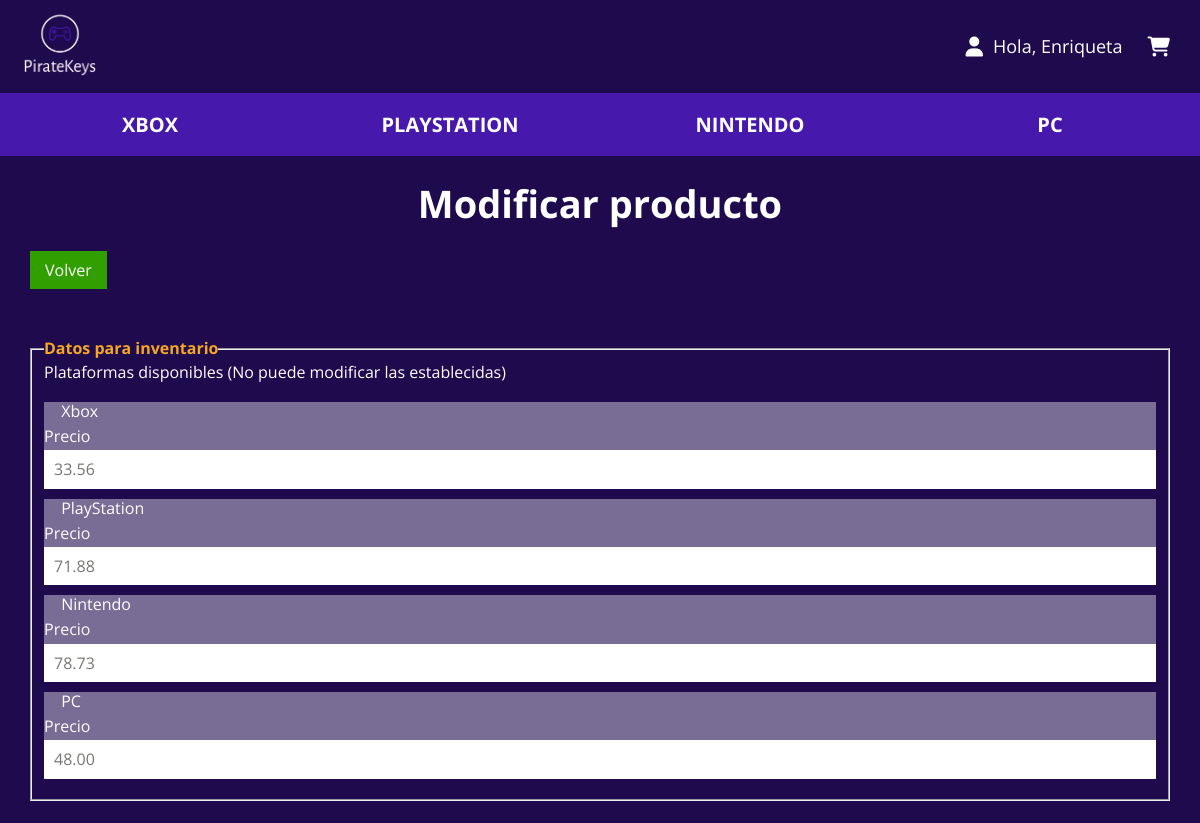
Page /modificar.php?idVideojuego=2 (signed in, upper part) on the earlier database version.
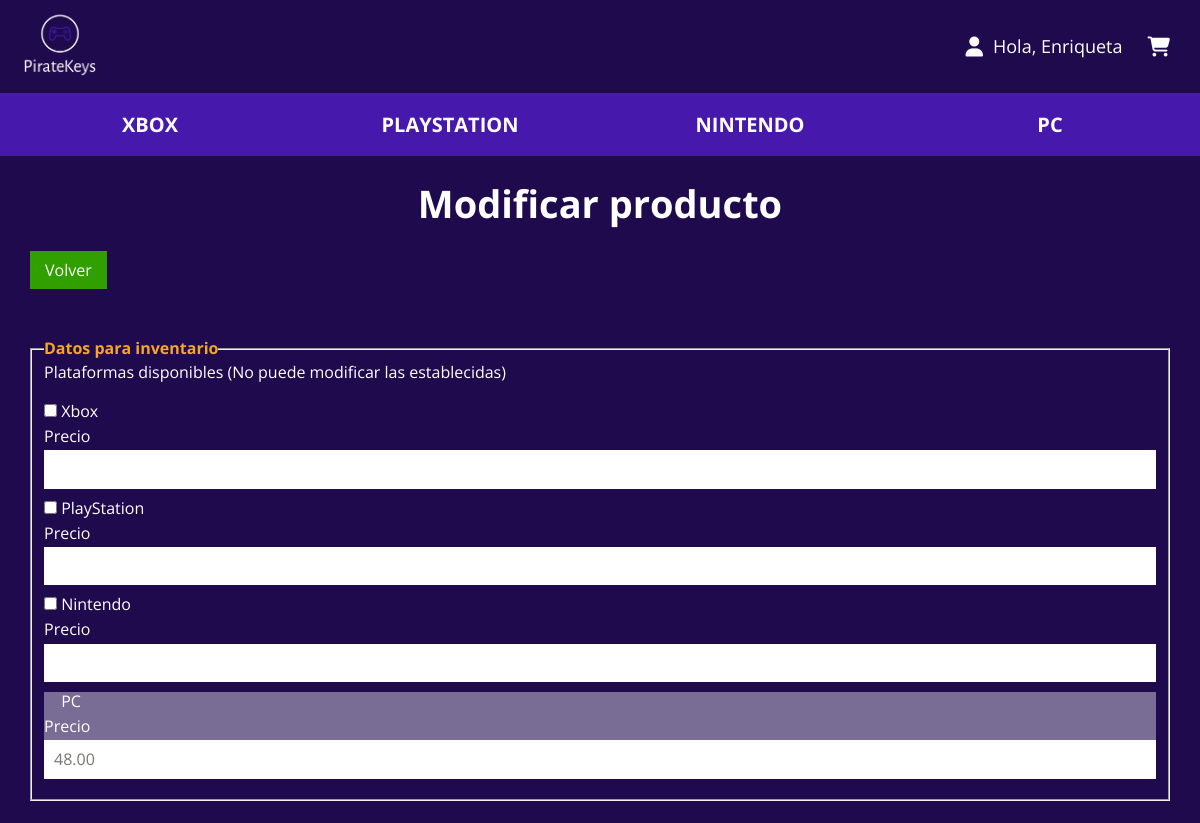
Same page on the later database version.
### tables this page shows
CREATE TABLE `inventario` (
  `id_videojuego` int(11) NOT NULL,
  `id_plataforma` int(11) NOT NULL,
  `cantidad` int(11) DEFAULT NULL,
  `precio` decimal(10,2) DEFAULT NULL
);

### modificar.php (the view, shortened to what this page needs)
<?php
require __DIR__ . '/includes/app.php';
$id_videojuego = filter_var($_GET["idVideojuego"], FILTER_VALIDATE_INT);
$plataforma_xbox_precio = '';
$plataforma_playstation_precio = '';
$plataforma_nintendo_precio = '';
$plataforma_pc_precio = '';
$query = 'SELECT inventario.id_plataforma AS plataformaID,
          inventario.precio AS precio,
          inventario.cantidad AS cantidad
          FROM inventario WHERE id_videojuego = ' . $id_videojuego;
$result = $db->query($query);
$plataformas = [];
while ($plataformaActual = mysqli_fetch_assoc($result)) {
    $plataformas[] = $plataformaActual;
}
foreach ($plataformas as $key => $value) {
    switch ($value['plataformaID']) {
        case '1':
            $plataforma_xbox_aux = true;
            $plataforma_xbox_precio =  $value['precio'];
            break;
        case '2':
            $plataforma_playstation_aux = true;
            $plataforma_playstation_precio =  $value['precio'];
            break;
        case '3':
            $plataforma_nintendo_aux = true;
            $plataforma_nintendo_precio =  $value['precio'];
            break;
        case '4':
            $plataforma_pc_aux = true;
            $plataforma_pc_precio =  $value['precio'];
            break;
    }
}
?>
<main class="administracion_creacion contenedor">
    <h1>Modificar producto</h1>
    <a href="panel_administracion.php" class="boton-verde">Volver</a>
    <form action="" method="POST" enctype="multipart/form-data">
        <fieldset>
            <legend>Datos para inventario</legend>
            <div class="campo">
                <p>Plataformas disponibles (No puede modificar las establecidas)</p>
                <label for="plataforma_xbox" class="plataforma <?php echo isset($plataforma_xbox_aux) ? 'seleccionado' : ''; ?>">
                    <input type="checkbox" name="plataforma_xbox" id="plataforma_xbox" <?php echo isset($plataforma_xbox_aux) ? 'checked' : ''; ?>> Xbox
                    <div class="campo" id="plataforma_xboxcampo">
                        <label for="inputPrecio">Precio</label>
                        <input type="number" step="0.01" name="plataforma_xbox_precio" value="<?php echo isset($plataforma_xbox_aux) ? $plataforma_xbox_precio : ''; ?>">
                    </div>
                </label>
                <label for="plataforma_playstation" class="plataforma <?php echo isset($plataforma_playstation_aux) ? 'seleccionado' : ''; ?>">
                    <input type="checkbox" name="plataforma_playstation" id="plataforma_playstation" <?php echo isset($plataforma_playstation_aux) ? 'checked' : ''; ?>> PlayStation
                    <div class="campo" id="plataforma_playstationcampo">
                        <label for="inputPrecio">Precio</label>
                        <input type="number"  step="0.01" name="plataforma_playstation_precio" value="<?php echo isset($plataforma_playstation_aux) ? $plataforma_playstation_precio : ''; ?>">
                    </div>
                </label>
                <label for="plataforma_nintendo" class="plataforma <?php echo isset($plataforma_nintendo_aux) ? 'seleccionado' : ''; ?>">
                    <input type="checkbox" name="plataforma_nintendo" id="plataforma_nintendo" <?php echo isset($plataforma_nintendo_aux) ? 'checked' : ''; ?>> Nintendo
                    <div class="campo" id="plataforma_nintendocampo">
                        <label for="inputPrecio">Precio</label>
                        <input type="number" step="0.01" name="plataforma_nintendo_precio" value="<?php echo isset($plataforma_nintendo_aux) ? $plataforma_nintendo_precio : ''; ?>">
                    </div>
                </label>
                <label for="plataforma_pc" class="plataforma <?php echo isset($plataforma_pc_aux) ? 'seleccionado' : ''; ?>">
                    <input type="checkbox" name="plataforma_pc" id="plataforma_pc" <?php echo isset($plataforma_pc_aux) ? 'checked' : ''; ?>> PC
                    <div class="campo" id="plataforma_pccampo">
                        <label for="inputPrecio">Precio</label>
                        <input type="number" step="0.01" name="plataforma_pc_precio" value="<?php echo isset($plataforma_pc_aux) ? $plataforma_pc_precio : ''; ?>">
                    </div>
                </label>
            </div>
        </fieldset>
    </form>
</main>
</body>
</html>

Differences in the rows shown:
removed inventario: plataforma_xbox_precio "33.56"
removed inventario: plataforma_playstation_precio "71.88"
removed inventario: plataforma_nintendo_precio "78.73"
Other differences:
form field plataforma_xbox: (not shown) → "☐"
form field plataforma_playstation: (not shown) → "☐"
form field plataforma_nintendo: (not shown) → "☐"
